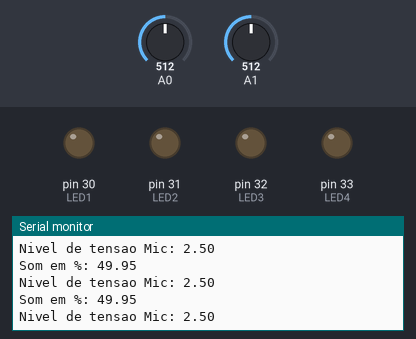
Simulated run of this sketch. Board: Arduino Mega 2560, built with avr-gcc and run on an emulated ATmega2560. Shown: output pins drawn as LEDs (lit = HIGH), the last lines printed to the serial monitor. The inputs (shaded band) are chosen by the test bench; at power-on: A1 = 512, A0 = 512.

Above: at 1.2 s.
1.3 s: A1 set to 910
At 2.3 s:
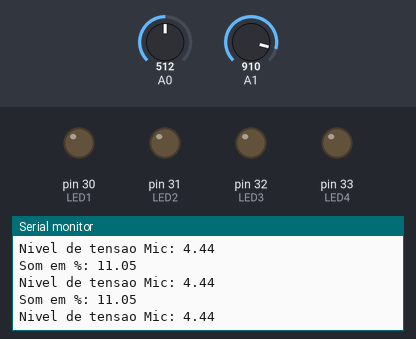
2.8 s: A1 set to 930
At 3.3 s:
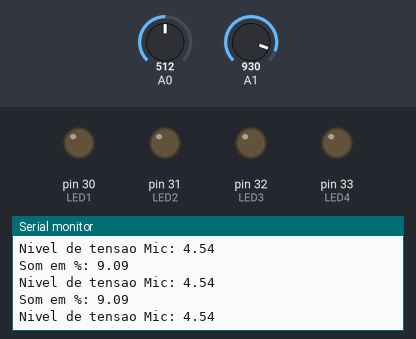
Timing chart, 0 to 5.8 s (numbered marks = the images above; inputs shaded):
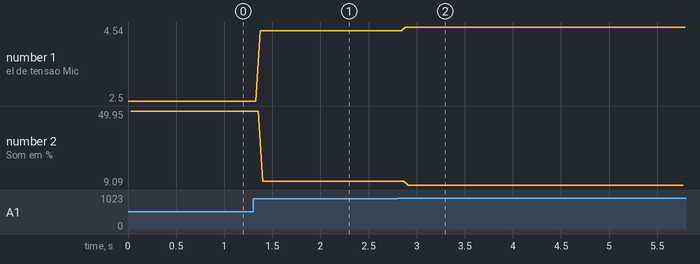

Measured:
- after the input at 1.3 s, the serial monitor: prints a new line after 0.07 s (image 1)
- after the input at 2.8 s, the serial monitor: prints a new line after 0.08 s (image 2)
- plotted number 1: 2.5 → 4.44 after the input at 1.3 s, 4.44 → 4.54 after the input at 2.8 s
- plotted number 2: 49.95 → 11.05 after the input at 1.3 s, 11.05 → 9.09 after the input at 2.8 s

The sketch:

Proj8_Sensores_Analogicos_Microfone.ino
```cpp
//lógica analogica microfone

#define LDR 6
#define reflet 7
#define infra 8
#define incl 9
#define LED1 30
#define LED2 31
#define LED3 32
#define LED4 33


void setup()
{
pinMode(LDR,INPUT);
pinMode(reflet,INPUT);
pinMode(infra,INPUT);
pinMode(incl,INPUT);
pinMode(LED1,OUTPUT);
pinMode(LED2,OUTPUT);
pinMode(LED3,OUTPUT);
pinMode(LED4,OUTPUT);
Serial.begin(9600);

}

int analogico1, analogico2;
float tensao1, percentual1,tensao2, percentual2;

void loop()
{
//analogico
analogico1=analogRead(A0);
analogico2=analogRead(A1);
//Serial.println(analogico1);


//Analogico LDR
//processamento do sinal analogico em nivel de tensão (0-5v), (0-1023) (v=5/1023=4,88mv)
// conversão (tensao1*1023=5*analogico1)(tensao1=(5*analogico1)/1023)
//tensao1=5*analogico1/1023;
tensao1=0.00488*analogico1;
//Serial.print("Nivel de tensao: ");
//Serial.println(tensao1);
//conversao para percentual
percentual1=(1-analogico1/1023.0)*100;//o valor da divisão de 1023 o soft nao entende como valor int entao multip por .0
//Serial.print("luminosidade em %: ");
//Serial.println(percentual1);

//Analogico Microfone
tensao2=0.00488*analogico2;
Serial.print("Nivel de tensao Mic: ");
Serial.println(tensao2);
//conversao para percentual
percentual2=(1-analogico2/1023.0)*100;//o valor da divisão de 1023 o soft nao entende como valor int entao multip por .0
Serial.print("Som em %: ");
Serial.println(percentual2);

}
```
